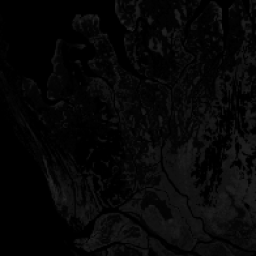
#> input picture CHM/10/537/509.png, 256 x 256 px
$ python main.py CHM/10/537/509.png 5 5
#> lines starting #> are read from the running program, lines starting #| are printed output that depends on the picture
import sys
from os import scandir
from PIL import Image
import time
import math


def filterPixel(pixel, filterMin, filterMax):

    # Initialize pixel RGB values.
    red = pixel[0]
    green = pixel[1]
    blue = pixel[2]
    HALF_VAL = 127.5  # = 255 * 1/2

    # Initialize values used for filter value mapping.
    INVALID_MAP_VAL = -1
    pixelMappedVal = INVALID_MAP_VAL
    SLOPE_CONST = 200/255

    # 0 <= val < 200, blue is increasing.
    if red < HALF_VAL and green < HALF_VAL and blue < 255:
        pixelMappedVal = math.floor(blue * SLOPE_CONST)

    # 200 >= val < 400, green is increasing.
    elif red < HALF_VAL and green < 255 and blue > HALF_VAL:
        pixelMappedVal = math.floor(green * SLOPE_CONST + 200)

    # 400 <= val <  600, blue is decreasing.
    elif red < HALF_VAL and green < HALF_VAL and blue > 0:
        pixelMappedVal = math.floor(-1 * blue * SLOPE_CONST + 600)

    # 600 <= val <  800, red is increasing.
    elif red < 255 and green > HALF_VAL and blue < HALF_VAL:
        pixelMappedVal = math.floor(red * SLOPE_CONST + 600)

    # 800 <= val <  1000, green is decreasing.
    elif red > HALF_VAL and green > 0 and blue < HALF_VAL:
        pixelMappedVal = math.floor(-1 * green * SLOPE_CONST + 1000)

    # 900 <= val <= 1200, blue and green are increasing.
    elif red > HALF_VAL and green >= 0 and blue >= 0:
        pixelMappedVal = math.floor(blue * SLOPE_CONST + 1000)

    # Check if mapped pixel value is outside of specified range
    if pixelMappedVal < filterMin or pixelMappedVal > filterMax or pixelMappedVal == INVALID_MAP_VAL:
        # Clear the pixel by making it black
        return (255, 255, 255, 0)
    # Else the pixel does not need to be modified
    if red == 0 and green == 0 and blue == 0:
       pixel = (255, 255, 255, 0)

    return pixel


def main():
    # Open, loads pixel values, and gets size of image
    image = Image.open(sys.argv[1])
#> image is the input picture: PIL image 256x256 LA; mean R, G, B, A 6.8, 6.8, 6.8, 255
    image = image.convert('RGBA')
    imagePixels = image.load()

    RGB_values = []

    width, height = image.size
#> width = 256; height = 256
    # lowFilter(image, int(sys.argv[2]))
    # Loop over pixels
    for x in range(0, width):
        for y in range(0, height):
            imagePixels[x, y] = filterPixel(
                imagePixels[x, y], int(sys.argv[2]), int(sys.argv[3]))

    my_dict = {i: RGB_values.count(i) for i in RGB_values}
    imgNum = '_'.join(sys.argv[1].split('/')[-3::]).strip('.png')
    image.save('filteredTiles/' + imgNum + "filtered.png")
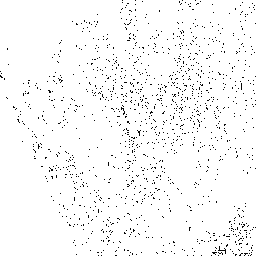
#> saved as 10_537_509filtered.png: PIL image 256x256 RGBA; mean R, G, B, A 248, 248, 248, 7.2; transparent parts drawn white


if __name__ == '__main__':
    main()

# [26 lines of commented-out code are left out]
